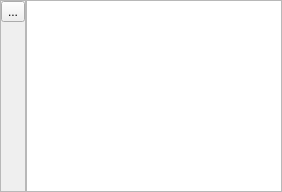
     <widget class="QWidget" name="tableTab" >
      <attribute name="title" >
       <string>Data</string>
      </attribute>
      <layout class="QHBoxLayout" >
       <property name="margin" >
        <number>0</number>
       </property>
       <property name="spacing" >
        <number>0</number>
       </property>
       <item>
        <widget class="QFrame" name="frame" >
         <property name="frameShape" >
          <enum>QFrame::StyledPanel</enum>
         </property>
         <property name="frameShadow" >
          <enum>QFrame::Raised</enum>
         </property>
         <layout class="QVBoxLayout" >
          <property name="margin" >
           <number>0</number>
          </property>
          <property name="spacing" >
           <number>1</number>
          </property>
          <item>
           <widget class="QToolButton" name="tbHideInactive" >
            <property name="toolTip" >
             <string>Hide inactive vertices</string>
            </property>
            <property name="text" >
             <string>...</string>
            </property>
            <property name="icon" >
             <iconset resource="../glslDevil.qrc" >:/icons/icons/watch-hide-inactive_32.png</iconset>
            </property>
            <property name="checkable" >
             <bool>true</bool>
            </property>
           </widget>
          </item>
          <item>
           <spacer>
            <property name="orientation" >
             <enum>Qt::Vertical</enum>
            </property>
            <property name="sizeHint" >
             <size>
              <width>20</width>
              <height>40</height>
             </size>
            </property>
           </spacer>
          </item>
         </layout>
        </widget>
       </item>
       <item>
        <widget class="QTableView" name="tvVertices" >
         <property name="alternatingRowColors" >
          <bool>true</bool>
         </property>
         <property name="selectionMode" >
          <enum>QAbstractItemView::SingleSelection</enum>
         </property>
         <property name="selectionBehavior" >
          <enum>QAbstractItemView::SelectRows</enum>
         </property>
         <property name="sortingEnabled" >
          <bool>false</bool>
         </property>
        </widget>
       </item>
      </layout>
     </widget>
